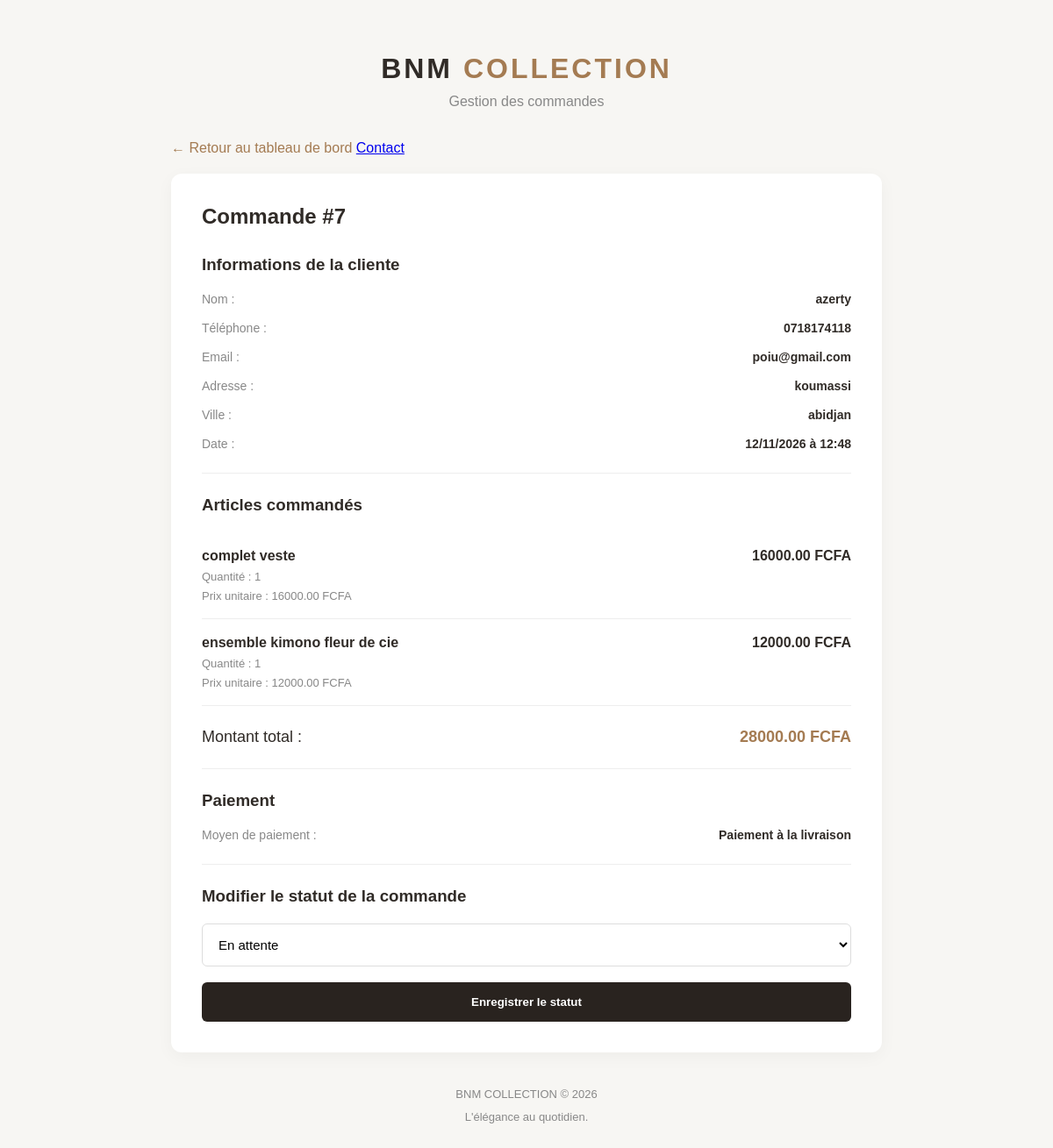
Screenshot of /commandes/commande/7/ (signed in) with the database file from the repository.
### commandes/models.py (models this page shows, shortened)
class Commande(models.Model):
    STATUTS = [
        ('en_attente', 'En attente'),
        ('confirmee', 'Confirmée'),
        ('en_preparation', 'En préparation'),
        ('expediee', 'Expédiée'),
        ('livree', 'Livrée'),
        ('annulee', 'Annulée'),
    ]
    MOYENS_PAIEMENT = [
            ('orange_money', 'Orange Money'),
            ('wave', 'Wave'),
            ('mtn_money', 'MTN Money'),
            ('moov_money', 'Moov Money'),
            ('livraison', 'Paiement à la livraison'),
        ]
    nom_client = models.CharField(max_length=150)
    telephone = models.CharField(max_length=20)
    email = models.EmailField(blank=True)
    adresse = models.TextField()
    ville = models.CharField(max_length=100)
    moyen_paiement = models.CharField( max_length=30,choices=MOYENS_PAIEMENT, default='livraison')
    montant_total = models.DecimalField( max_digits=10,decimal_places=2)
    statut = models.CharField( max_length=20, choices=STATUTS, default='en_attente')
    date_commande = models.DateTimeField(auto_now_add=True)

class LigneCommande(models.Model):
    commande = models.ForeignKey(
        Commande,
        on_delete=models.CASCADE,
        related_name='lignes'
    )
    article = models.ForeignKey(
        'boutique.Article',
        on_delete=models.PROTECT
    )
    quantite = models.PositiveIntegerField()
    prix_unitaire = models.DecimalField(
        max_digits=10,
        decimal_places=2
    )
    def sous_total(self):
        return self.prix_unitaire * self.quantite

### boutique/models.py (models this page shows, shortened)
class Article(models.Model):
    CATEGORIES = [
        ('hijab', 'Hijabs et foulards'),
        ('abaya', 'Abayas et robes'),
        ('ensemble', 'Ensembles'),
        ('enfant', 'Collection enfants'),
    ]
    nom = models.CharField(max_length=200)
    description = models.TextField()
    prix = models.DecimalField(
        max_digits=10,
        decimal_places=2
    )
    categorie = models.CharField(
        max_length=20,
        choices=CATEGORIES
    )
    image = models.ImageField(
        upload_to='articles/'
    )
    stock = models.PositiveIntegerField(default=0)
    disponible = models.BooleanField(default=True)
    date_ajout = models.DateTimeField(auto_now_add=True)

### commandes/views.py (the view)
@staff_member_required
def detail_commande(request, commande_id):
    commande = get_object_or_404(
        Commande,
        id=commande_id
    )
    lignes = commande.lignes.select_related(
        'article'
    ).all()
    return render(
        request,
        'detail_commande.html',
        {
            'commande': commande,
            'lignes': lignes,
            'statuts': Commande.STATUTS,
        }
    )

### templates/detail_commande.html (shortened to what this page needs)
{% load static %}
<!DOCTYPE html>
<html lang="fr">
<head>
    <link rel="stylesheet" href="{% static 'css/detail_commande.css' %}">
</head>
<body>
<div class="container">
    <header>
        <h1>BNM <span>COLLECTION</span></h1>
        <p>Gestion des commandes</p>
    </header>
    <a href="{% url 'tableau_de_bord' %}" class="retour">
        ← Retour au tableau de bord
    </a>
    <a href="{% url 'contact' %}">Contact</a>
    <div class="card">
        <h2>Commande #{{ commande.id }}</h2>
        <h3>Informations de la cliente</h3>
        <div class="info">
            <span>Nom :</span>
            <strong>{{ commande.nom_client }}</strong>
        </div>
        <div class="info">
            <span>Téléphone :</span>
            <strong>{{ commande.telephone }}</strong>
        </div>
        <div class="info">
            <span>Email :</span>
            <strong>{{ commande.email|default:"Non renseigné" }}</strong>
        </div>
        <div class="info">
            <span>Adresse :</span>
            <strong>{{ commande.adresse }}</strong>
        </div>
        <div class="info">
            <span>Ville :</span>
            <strong>{{ commande.ville }}</strong>
        </div>
        <div class="info">
            <span>Date :</span>
            <strong>{{ commande.date_commande|date:"d/m/Y à H:i" }}</strong>
        </div>
        <hr>
        <h3>Articles commandés</h3>
        {% for ligne in lignes %}
        <div class="article">
            <div>
                <strong>{{ ligne.article.nom }}</strong>
                <p>Quantité : {{ ligne.quantite }}</p>
                <p>Prix unitaire : {{ ligne.prix_unitaire }} FCFA</p>
            </div>
            <strong>
                {{ ligne.sous_total }} FCFA
            </strong>
        </div>
        {% empty %}
        <p>Aucun article enregistré.</p>
        {% endfor %}
        <div class="total">
            <span>Montant total :</span>
            <strong>{{ commande.montant_total }} FCFA</strong>
        </div>
        <hr>
        <h3>Paiement</h3>
        <div class="info">
            <span>Moyen de paiement :</span>
            <strong>{{ commande.get_moyen_paiement_display }}</strong>
        </div>
        <hr>
        <h3>Modifier le statut de la commande</h3>
        <form method="POST" action="{% url 'modifier_statut_commande' commande.id %}">
            <select name="statut" required>
                {% for valeur, libelle in statuts %}
                <option value="{{ valeur }}"
                    {% if commande.statut == valeur %}selected{% endif %}>
                    {{ libelle }}
                </option>
                {% endfor %}
            </select>
            <button type="submit">
                Enregistrer le statut
            </button>
        </form>
    </div>
    <footer>
        BNM COLLECTION © 2026
        <p>L'élégance au quotidien.</p>
    </footer>
</div>
</body>
</html>

### static/css/detail_commande.css (style rules this page uses)
* { margin: 0; padding: 0; box-sizing: border-box; }
body { font-family: Arial, sans-serif; background: #f7f6f3; color: #302b27; }
.container { max-width: 850px; margin: 40px auto; padding: 20px; }
header { text-align: center; margin-bottom: 35px; }
header h1 { letter-spacing: 3px; }
header span { color: #a47b52; }
header p { margin-top: 10px; color: #888; }
.retour { display: inline-block; margin-bottom: 20px; color: #a47b52; text-decoration: none; }
.card { background: white; padding: 35px; border-radius: 12px; box-shadow: 0 5px 20px rgba(0,0,0,0.04); }
.card h2 { margin-bottom: 30px; }
.card h3 { margin: 25px 0 20px; }
.info { display: flex; justify-content: space-between; gap: 15px; margin-bottom: 17px; font-size: 14px; }
.info span { color: #888; }
.info strong { text-align: right; }
.article { display: flex; justify-content: space-between; gap: 15px; padding: 18px 0; border-bottom: 1px solid #eee; }
.article p { color: #888; font-size: 13px; margin-top: 7px; }
.total { display: flex; justify-content: space-between; margin-top: 25px; font-size: 18px; }
.total strong { color: #a47b52; }
hr { border: none; border-top: 1px solid #eee; margin: 25px 0; }
select { width: 100%; padding: 14px; border: 1px solid #ddd; border-radius: 6px; background: white; font-size: 15px; }
button { width: 100%; margin-top: 18px; padding: 15px; background: #29231f; color: white; border: none; border-radius: 6px; cursor: pointer; font-weight: bold; }
footer { text-align: center; margin-top: 35px; color: #888; font-size: 13px; line-height: 2; }

### rows the page displays
Commande: id "7", nom_client "azerty", telephone "0718174118", email "poiu@gmail.com", adresse "koumassi", ville "abidjan", date_commande "12/11/2026 à 12:48", montant_total "28000.00", moyen_paiement "Paiement à la livraison", statut "En attente"
LigneCommande: article.nom "complet veste", quantite "1", prix_unitaire "16000.00", sous_total "16000.00"
LigneCommande: article.nom "ensemble kimono fleur de cie", quantite "1", prix_unitaire "12000.00", sous_total "12000.00"
